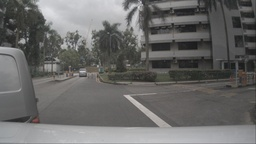
#> input picture data/NUsample/n003-2018-01-02-11-48-43+0800__CAM_BACK__1514864956159109.jpg, 256 x 144 px, shrunk from 1600 x 900 before the run
$ jupyter execute sift_ski.ipynb
#> lines starting #> are read from the running program, lines starting #| are printed output that depends on the picture
# Assemble images with simple image stitching

This example demonstrates how a set of images can be assembled under
the hypothesis of rigid body motions.

[cell 1]
import numpy as np
import matplotlib.pyplot as plt
from skimage import io, transform
from skimage.color import rgb2gray
from skimage.feature import match_descriptors
from skimage.measure import ransac
from skimage.transform import ProjectiveTransform
from skimage.feature import SIFT, plot_matches

[cell 2]
def stitch_images(image1, image2):
    # Initialize SIFT detector
    sift = SIFT()
    sift.detect_and_extract(image1)
    keypoints1 = sift.keypoints
    descriptors1 = sift.descriptors
    sift.detect_and_extract(image2)
    keypoints2 = sift.keypoints
    descriptors2 = sift.descriptors

    # Find matching keypoints between images
    matches = match_descriptors(descriptors1, descriptors2, cross_check=True)

    # Estimate homography using RANSAC
    src = keypoints1[matches[:, 0]][:, ::-1]
    dst = keypoints2[matches[:, 1]][:, ::-1]
    model_robust, inliers = ransac((src, dst), ProjectiveTransform, min_samples=4,
                                   residual_threshold=2)

    # Warp images to align them
    warped_image1 = transform.warp(image1, model_robust.inverse, output_shape=(image1.shape[0], image1.shape[1]))
    warped_image2 = transform.warp(image2, (model_robust.inverse).inverse, output_shape=(image2.shape[0], image2.shape[1]))

    # Combine images
    stitched_image = np.maximum(warped_image1, warped_image2)
    plt.imshow(stitched_image)
    plt.show()

    return stitched_image

## Data generation

For this example, we generate a list of slightly tilted noisy images.

[cell 3]
image1 = io.imread('../data/NUsample/n003-2018-01-02-11-48-43+0800__CAM_BACK__1514864956159109.jpg')
#> image1 is the input picture: shape (144, 256, 3); mean R, G, B 106.3, 105.9, 104.6
image2 = io.imread('../data/NUsample/n003-2018-01-02-11-48-43+0800__CAM_BACK_LEFT__1514864956197197.jpg')
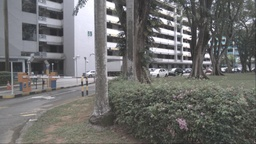
#> input picture data/NUsample/n003-2018-01-02-11-48-43+0800__CAM_BACK_LEFT__1514864956197197.jpg, 256 x 144 px, shrunk from 1600 x 900 before the run
#> image2 is the input picture: shape (144, 256, 3); mean R, G, B 110.7, 110.5, 109.1
image3 = io.imread('../data/NUsample/n003-2018-01-02-11-48-43+0800__CAM_FRONT_LEFT__1514864956138205.jpg')
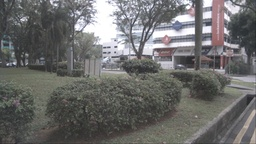
#> input picture data/NUsample/n003-2018-01-02-11-48-43+0800__CAM_FRONT_LEFT__1514864956138205.jpg, 256 x 144 px, shrunk from 1600 x 900 before the run
#> image3 is the input picture: shape (144, 256, 3); mean R, G, B 108.1, 108, 106.9
image4 = io.imread('../data/NUsample/n003-2018-01-02-11-48-43+0800__CAM_FRONT__1514864956220368.jpg')
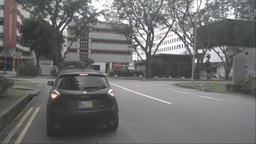
#> input picture data/NUsample/n003-2018-01-02-11-48-43+0800__CAM_FRONT__1514864956220368.jpg, 256 x 144 px, shrunk from 1600 x 900 before the run
#> image4 is the input picture: shape (144, 256, 3); mean R, G, B 110.8, 110.6, 110.5
image5 = io.imread("../data/NUsample/n003-2018-01-02-11-48-43+0800__CAM_FRONT_RIGHT__1514864966493989.jpg")
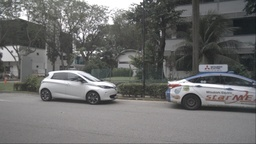
#> input picture data/NUsample/n003-2018-01-02-11-48-43+0800__CAM_FRONT_RIGHT__1514864966493989.jpg, 256 x 144 px, shrunk from 1600 x 900 before the run
#> image5 is the input picture: shape (144, 256, 3); mean R, G, B 109.7, 109.7, 109.1
image6 = io.imread("../data/NUsample/n003-2018-01-02-11-48-43+0800__CAM_BACK_RIGHT__1514864936124954.jpg")
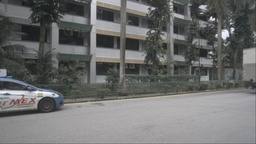
#> input picture data/NUsample/n003-2018-01-02-11-48-43+0800__CAM_BACK_RIGHT__1514864936124954.jpg, 256 x 144 px, shrunk from 1600 x 900 before the run
#> image6 is the input picture: shape (144, 256, 3); mean R, G, B 108.6, 109.6, 108.8

image1 = rgb2gray(image1)
#> image1: shape (144, 256) float64
image2 = rgb2gray(image2)
#> image2: shape (144, 256) float64
image3 = rgb2gray(image3)
#> image3: shape (144, 256) float64
image4 = rgb2gray(image4)
#> image4: shape (144, 256) float64
image5 = rgb2gray(image5)
#> image5: shape (144, 256) float64
image6 = rgb2gray(image6)
#> image6: shape (144, 256) float64

img_list = [image1, image2, image3, image4, image5, image6]

[cell 4]
sift = SIFT()
sift.detect_and_extract(image1)
keypoints1 = sift.keypoints
descriptors1 = sift.descriptors
sift.detect_and_extract(image2)
keypoints2 = sift.keypoints
descriptors2 = sift.descriptors

# Find matching keypoints between images
matches = match_descriptors(descriptors1, descriptors2, cross_check=True, max_ratio=0.6)

fig, ax = plt.subplots(nrows=2, ncols=2, figsize=(11, 8))

plt.gray()

plot_matches(ax[0, 0], image1, image2, keypoints1, keypoints2, matches)
#> (this line was passed over: skimage is not available in this run)
ax[0, 0].axis('off')
ax[0, 0]

[cell 5]
io.imshow(img_list[0])

[cell 6]
np.array(image1)

[cell 7]
stitched_image = img_list[0]
for i in range(1, len(img_list)):
    stitched_image = stitch_images(stitched_image, img_list[i])
    print(i)
#> this loop made 5 passes
#| 1
#| 2
#| 3
#| 4
#| 5
#> pass 1, in stitch_images, `warped_image1 = transform.warp(image1, model_robust.inverse, output_sh..`:
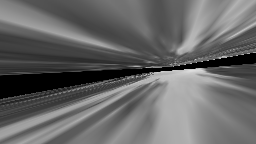
#> warped_image1: shape (144, 256) float64; min 0, max 0.874, mean 0.404
#> pass 1, in stitch_images, `warped_image2 = transform.warp(image2, (model_robust.inverse).inverse,..`:
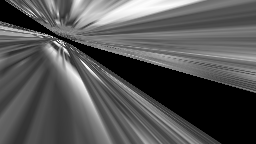
#> warped_image2: shape (144, 256) float64; min 0, max 0.997, mean 0.335
#> pass 1, in stitch_images, `stitched_image = np.maximum(warped_image1, warped_image2)`:
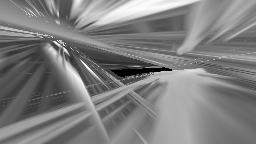
#> stitched_image: shape (144, 256) float64; min 0, max 0.997, mean 0.498
#> pass 2, in stitch_images (call 2), `plt.show()`:
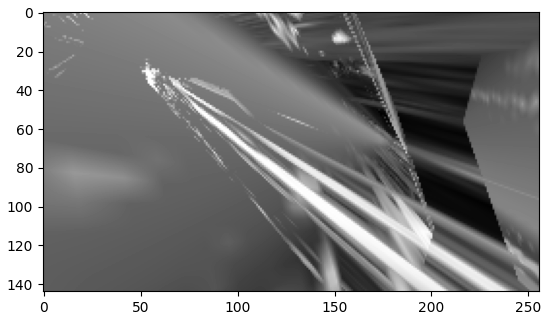
#> figure drawn by matplotlib, 1 panel
#> after the loop:
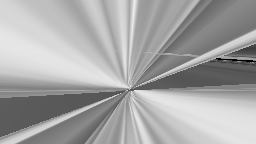
#> stitched_image: shape (144, 256) float64; min 0, max 0.937, mean 0.653
